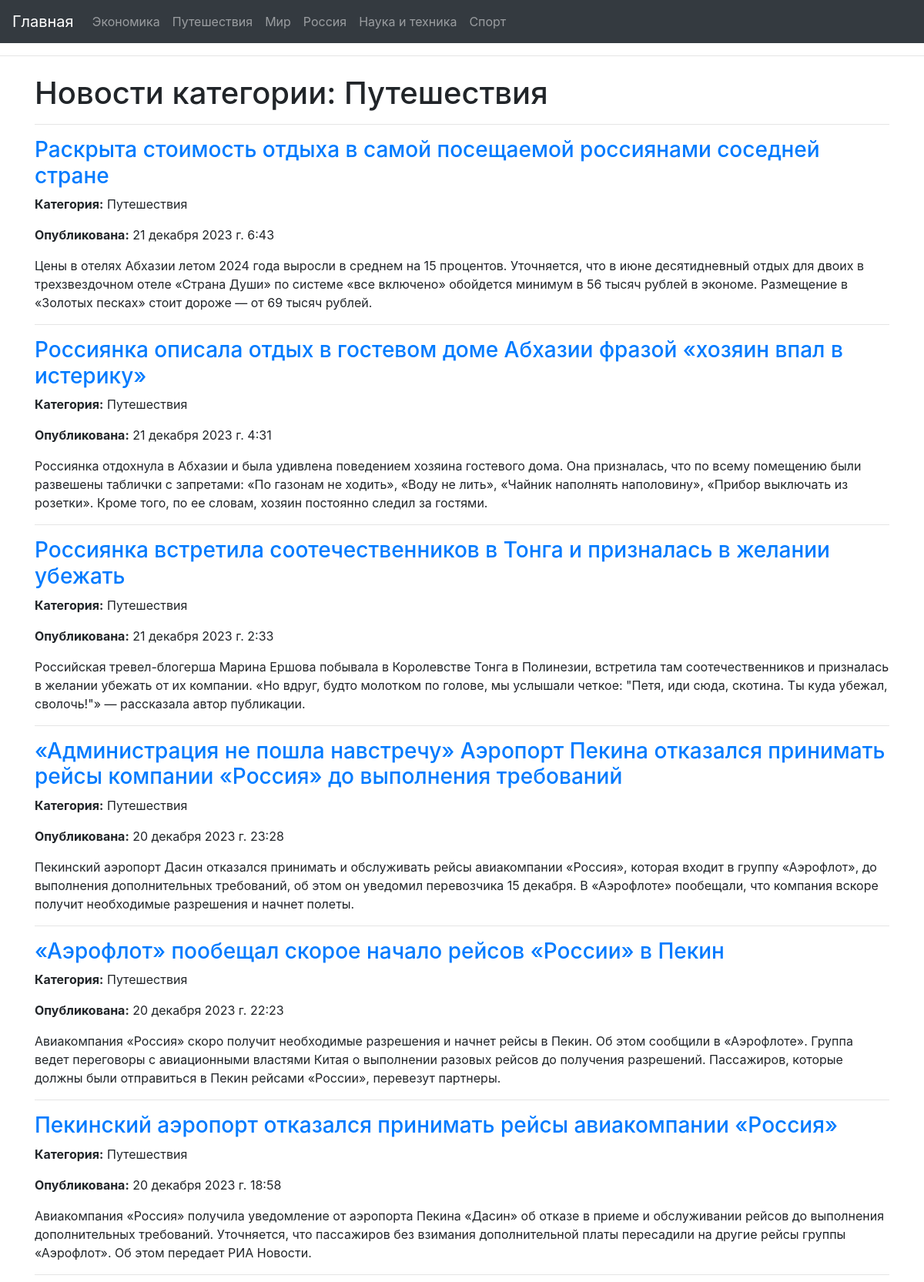
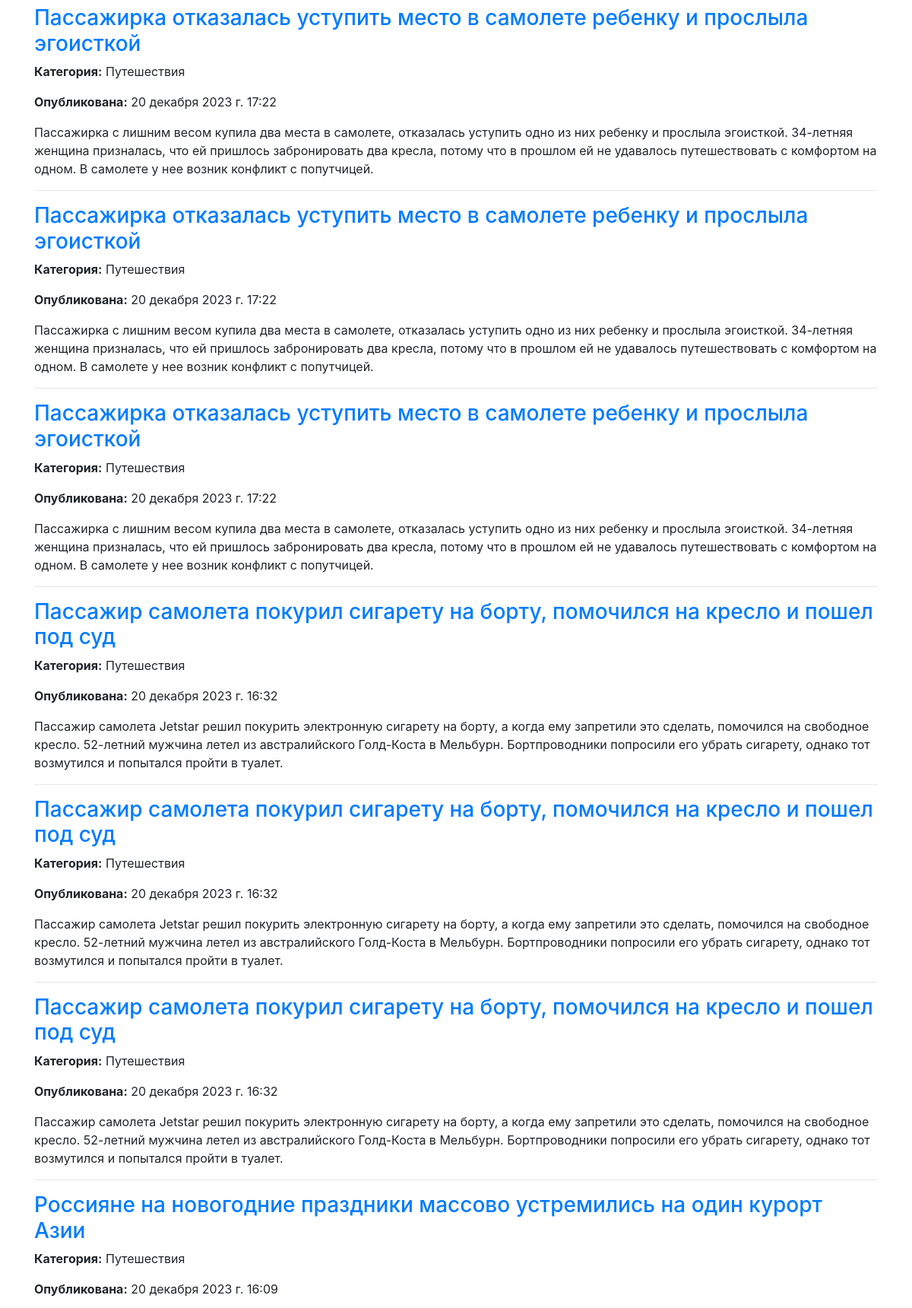
/news/travel/ (upper part), run on the app's committed database (2 pictures, top to bottom).
### newsapp/models.py (models this page shows, shortened)
class News(models.Model):
    title = models.CharField(max_length=200)
    link = models.URLField()
    summary = models.TextField()
    published = models.DateTimeField()
    category = models.CharField(max_length=100)

### newsapp/views.py (the view)
# urls.py: path('news/<str:category>/', views.news_by_category, name='news_by_category'),
def news_by_category(request, category):
    categories_dict = {'travel': 'Путешествия',
                       'world': 'Мир',
                       'economics': 'Экономика',
                       'russia': 'Россия',
                       'tech': 'Наука и техника',
                       'sport': 'Спорт',
                       'internet': 'Интернет и СМИ'}
    category = categories_dict.get(category)
    all_news = News.objects.filter(category=category).order_by('-published')
    paginator = Paginator(all_news, 20)
    page = request.GET.get('page', 1)
    try:
        news = paginator.page(page)
    except PageNotAnInteger:
        news = paginator.page(1)
    except EmptyPage:
        news = paginator.page(paginator.num_pages)
    return render(request, 'newsapp/category.html', {'news': news, 'category': category})

### templates/newsapp/category.html (shortened to what this page needs)
{% extends 'newsapp/base.html' %}
{% block content %}
  <h1>Новости категории: {{ category }}</h1>
<hr>
  {% for new in news %}
    <div class="news-item">
      <h3><a href="{{ new.link }}" target="_blank">{{ new.title }}</a></h3>
      <p><strong>Категория:</strong> {{ new.category }}</p>
      <p><strong>Опубликована:</strong> {{ new.published }}</p>
      <p>{{ new.summary }}</p>
    </div>
    <hr>
  {% endfor %}
{% endblock %}

### data on the page
News: title "Раскрыта стоимость отдыха в самой посещаемой россиянами соседней стране", category "Путешествия", published "21 декабря 2023 г. 6:43", summary "Цены в отелях Абхазии летом 2024 года выросли в среднем на 15 процентов. Уточняется, что в июне десятидневный отдых для двоих в трехзвездочном отеле «Страна Души» по системе «все включено» обойдется минимум в 56 тысяч рублей в экономе. Размещение в «Золотых песках» стоит дороже — от 69 тысяч рублей."
News: title "Россиянка описала отдых в гостевом доме Абхазии фразой «хозяин впал в истерику»", category "Путешествия", published "21 декабря 2023 г. 4:31", summary "Россиянка отдохнула в Абхазии и была удивлена поведением хозяина гостевого дома. Она призналась, что по всему помещению были развешены таблички с запретами: «По газонам не ходить», «Воду не лить», «Чайник наполнять наполовину», «Прибор выключать из розетки». Кроме того, по ее словам, хозяин постоянно следил за гостями."
News: title "Россиянка встретила соотечественников в Тонга и призналась в желании убежать", category "Путешествия", published "21 декабря 2023 г. 2:33", summary "Российская тревел-блогерша Марина Ершова побывала в Королевстве Тонга в Полинезии, встретила там соотечественников и призналась в желании убежать от их компании. «Но вдруг, будто молотком по голове, мы услышали четкое: \"Петя, иди сюда, скотина. Ты куда убежал, сволочь!\"» — рассказала автор публикации."
News: title "«Администрация не пошла навстречу» Аэропорт Пекина отказался принимать рейсы компании «Россия» до выполнения требований", category "Путешествия", published "20 декабря 2023 г. 23:28", summary "Пекинский аэропорт Дасин отказался принимать и обслуживать рейсы авиакомпании «Россия», которая входит в группу «Аэрофлот», до выполнения дополнительных требований, об этом он уведомил перевозчика 15 декабря. В «Аэрофлоте» пообещали, что компания вскоре получит необходимые разрешения и начнет полеты."
News: title "«Аэрофлот» пообещал скорое начало рейсов «России» в Пекин", category "Путешествия", published "20 декабря 2023 г. 22:23", summary "Авиакомпания «Россия» скоро получит необходимые разрешения и начнет рейсы в Пекин. Об этом сообщили в «Аэрофлоте». Группа ведет переговоры с авиационными властями Китая о выполнении разовых рейсов до получения разрешений. Пассажиров, которые должны были отправиться в Пекин рейсами «России», перевезут партнеры."
News: title "Пекинский аэропорт отказался принимать рейсы авиакомпании «Россия»", category "Путешествия", published "20 декабря 2023 г. 18:58", summary "Авиакомпания «Россия» получила уведомление от аэропорта Пекина «Дасин» об отказе в приеме и обслуживании рейсов до выполнения дополнительных требований. Уточняется, что пассажиров без взимания дополнительной платы пересадили на другие рейсы группы «Аэрофлот». Об этом передает РИА Новости."
News: title "Пассажирка отказалась уступить место в самолете ребенку и прослыла эгоисткой", category "Путешествия", published "20 декабря 2023 г. 17:22", summary "Пассажирка с лишним весом купила два места в самолете, отказалась уступить одно из них ребенку и прослыла эгоисткой. 34-летняя женщина призналась, что ей пришлось забронировать два кресла, потому что в прошлом ей не удавалось путешествовать с комфортом на одном. В самолете у нее возник конфликт с попутчицей."
News: title "Пассажирка отказалась уступить место в самолете ребенку и прослыла эгоисткой", category "Путешествия", published "20 декабря 2023 г. 17:22", summary "Пассажирка с лишним весом купила два места в самолете, отказалась уступить одно из них ребенку и прослыла эгоисткой. 34-летняя женщина призналась, что ей пришлось забронировать два кресла, потому что в прошлом ей не удавалось путешествовать с комфортом на одном. В самолете у нее возник конфликт с попутчицей."
News: title "Пассажирка отказалась уступить место в самолете ребенку и прослыла эгоисткой", category "Путешествия", published "20 декабря 2023 г. 17:22", summary "Пассажирка с лишним весом купила два места в самолете, отказалась уступить одно из них ребенку и прослыла эгоисткой. 34-летняя женщина призналась, что ей пришлось забронировать два кресла, потому что в прошлом ей не удавалось путешествовать с комфортом на одном. В самолете у нее возник конфликт с попутчицей."
News: title "Пассажир самолета покурил сигарету на борту, помочился на кресло и пошел под суд", category "Путешествия", published "20 декабря 2023 г. 16:32", summary "Пассажир самолета Jetstar решил покурить электронную сигарету на борту, а когда ему запретили это сделать, помочился на свободное кресло. 52-летний мужчина летел из австралийского Голд-Коста в Мельбурн. Бортпроводники попросили его убрать сигарету, однако тот возмутился и попытался пройти в туалет."
News: title "Пассажир самолета покурил сигарету на борту, помочился на кресло и пошел под суд", category "Путешествия", published "20 декабря 2023 г. 16:32", summary "Пассажир самолета Jetstar решил покурить электронную сигарету на борту, а когда ему запретили это сделать, помочился на свободное кресло. 52-летний мужчина летел из австралийского Голд-Коста в Мельбурн. Бортпроводники попросили его убрать сигарету, однако тот возмутился и попытался пройти в туалет."
News: title "Пассажир самолета покурил сигарету на борту, помочился на кресло и пошел под суд", category "Путешествия", published "20 декабря 2023 г. 16:32", summary "Пассажир самолета Jetstar решил покурить электронную сигарету на борту, а когда ему запретили это сделать, помочился на свободное кресло. 52-летний мужчина летел из австралийского Голд-Коста в Мельбурн. Бортпроводники попросили его убрать сигарету, однако тот возмутился и попытался пройти в туалет."
News: title "Россияне на новогодние праздники массово устремились на один курорт Азии", category "Путешествия", published "20 декабря 2023 г. 16:09"

### other printed values
{{ category }} "Путешествия"
